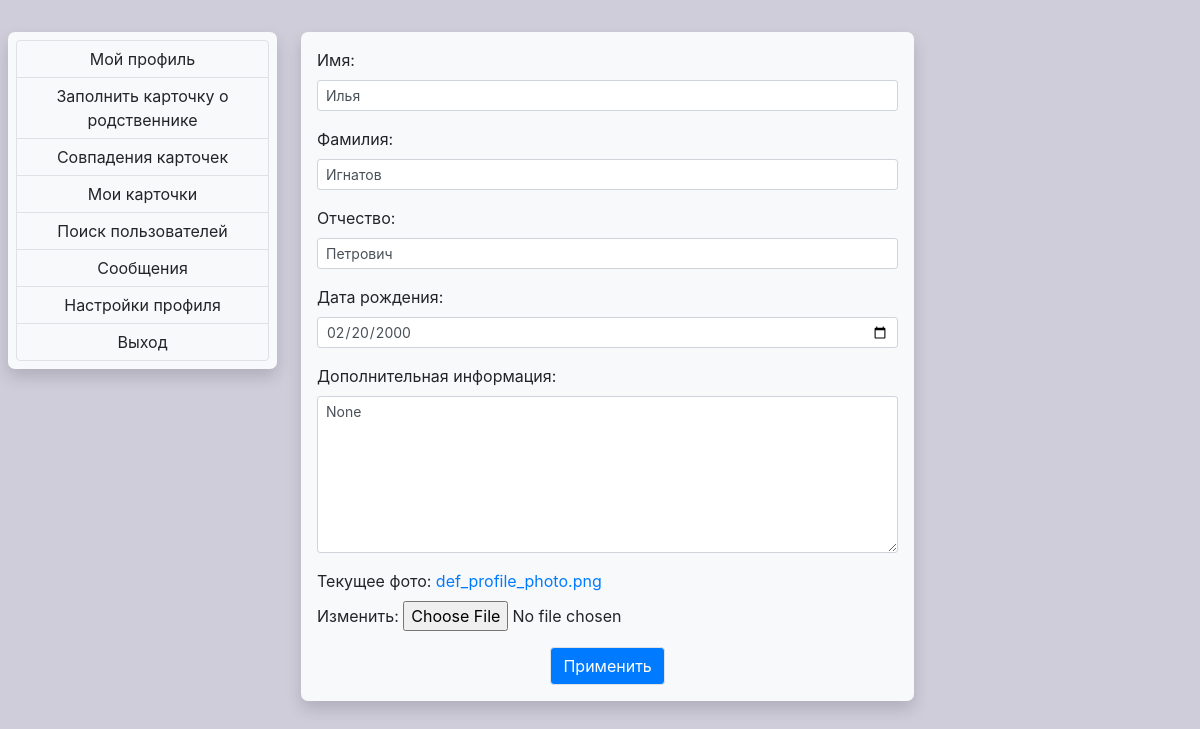
The app's page /settings (signed in) with its own data.
### relationfinder/models.py (models this page shows, shortened)
class UserExtension(models.Model):
    user = models.OneToOneField(
        User, null=True, blank=True, on_delete=models.CASCADE, related_name='userExtension')
    first_name = models.CharField(max_length=30, blank=True, null=True)
    surname = models.CharField(max_length=30, blank=True, null=True)
    fathername = models.CharField(max_length=30, blank=True, null=True)
    birth_date = models.DateField(
        auto_now=False, auto_now_add=False, blank=True, null=True)
    information = models.TextField(blank=True, null=True)
    photo = models.ImageField(blank=True, null=True,
                              default="def_profile_photo.png")

### relationfinder/views.py (the view, shortened to what this page needs)
# urls.py: path('settings', views.profilesettings, name='profilesettings'),
@login_required(login_url='login_or_register')
def profilesettings(request):
    userEx = request.user.userExtension
    form = UserExtensionEditForm(instance=userEx)
    return render(request, "relfinder/profile_settings.html", {'form': form})

### relationfinder/forms.py
class UserExtensionEditForm(forms.ModelForm):
    class Meta:
        model = UserExtension
        fields = [
            'first_name',
            'surname',
            'fathername',
            'birth_date',
            'information',
            'photo',
        ]
        widgets = {
            'birth_date': DateInput(format='%Y-%m-%d')
        }

### relationfinder/templates/relfinder/profile_settings.html (shortened to what this page needs)
{% extends 'relfinder/profile_navigation.html' %}
{% block content1 %}
<div class="col-9 m-0 p-0">
    <div class="m-2 p-0">
        <div class="container bg-light rounded shadow p-3">
            <form action="" method="POST" autocomplete="off" enctype="multipart/form-data">
                <p>
                    <label for="id_first_name">Имя:</label>
                    <input type="text" class="form-control form-control-sm" name="first_name"
                        value="{{form.first_name.value}}" maxlength="30" id="id_first_name">
                </p>
                <p>
                    <label for="id_surname">Фамилия:</label>
                    <input type="text" class="form-control form-control-sm" name="surname"
                        value="{{form.surname.value}}" maxlength="30" id="id_surname">
                </p>
                <p>
                    <label for="id_fathername">Отчество:</label>
                    <input type="text" class="form-control form-control-sm" name="fathername"
                        value="{{form.fathername.value}}" maxlength="30" id="id_fathername">
                </p>
                <p>
                    <label for="id_birth_date">Дата рождения:</label>
                    <input type="date" class="form-control form-control-sm" name="birth_date"
                        value="{{form.birth_date.value|date:'Y-m-d'}}" id="id_birth_date">
                </p>
                <p>
                    <label for="id_information">Дополнительная информация:</label>
                    <textarea name="information" class="form-control form-control-sm" cols="40" rows="7"
                        id="id_information">{{form.information.value}}</textarea>
                </p>
                <p>
                    <label for="id_photo">Текущее фото:</label>
                    <a href="{{request.user.userExtension.photo.url}}">{{request.user.userExtension.photo}}</a><br>
                    Изменить:
                    <input type="file" name="photo" class="" accept="image/*" id="id_photo">
                </p>
                <div class="row">
                    <input type="submit" class="btn mx-auto border btn-primary" name="update" id="" value="Применить">
                </div>
            </form>
        </div>
    </div>
</div>
{% endblock content1 %}

### relationfinder/templates/relfinder/base.html (style rules this page uses)
body { background-color: rgb(207, 205, 218); }

### relationfinder/templates/relfinder/profile_navigation.html (style rules this page uses)
.rounded { border-radius: 7px!important; }

### records on screen
UserExtension: first_name "Илья", surname "Игнатов", fathername "Петрович", birth_date "02/20/2000"

### other values on screen
{{ request.user.userExtension.photo }} "def_profile_photo.png"
